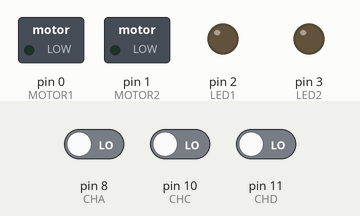
This sketch was run on a simulated Arduino Uno, built with avr-gcc and run on an emulated ATmega328P. Shown: switched loads named in the sketch (green lamp = pin HIGH), output pins drawn as LEDs (lit = HIGH). Inputs (shaded band) come from the test bench; at power-on: pin 10 (CHC) LOW, pin 11 (CHD) LOW, pin 8 (CHA) LOW.

Above: at 1.2 s.
1.3 s: pin 10 (CHC) driven HIGH and pin 11 (CHD) driven HIGH
At 2.0 s:
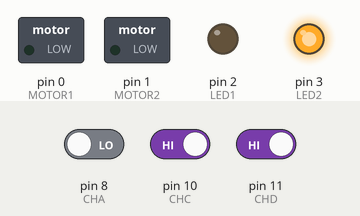
2.8 s: pin 10 (CHC) driven LOW
At 3.2 s:
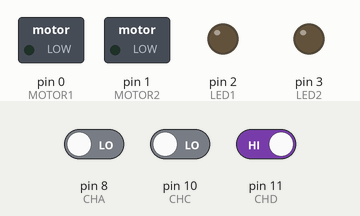
4.3 s: pin 10 (CHC) driven HIGH
At 5.5 s:
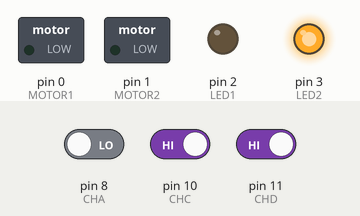
Timing chart, 0 to 7.3 s (numbered marks = the images above; inputs shaded):
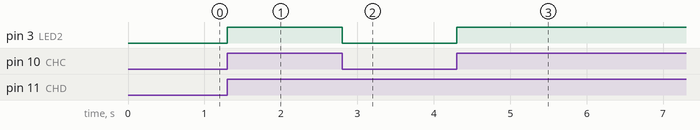

Measured:
- after the input at 1.3 s, pin 3 (LED2): LOW → HIGH at once
- after the input at 2.8 s, pin 3 (LED2): HIGH → LOW at once
- after the input at 4.3 s, pin 3 (LED2): LOW → HIGH at once

The sketch:

aula_operadores.ino
```cpp
#define CHA 8
#define CHB 9
#define CHC 10
#define CHD 11
#define CHE 12
#define LED1 2
#define LED2 3
#define MOTOR1 0
#define MOTOR2 1

void setup() {

pinMode (CHA,INPUT);
pinMode (CHB,INPUT);
pinMode (CHC,INPUT);
pinMode (CHD,INPUT);
pinMode (CHE,INPUT);
pinMode (LED1,OUTPUT);
pinMode (LED2,OUTPUT);
pinMode (MOTOR1,OUTPUT);
pinMode (MOTOR2,OUTPUT);


}

void loop() {


if(digitalRead(CHA)&&digitalRead(CHB))
{
  digitalWrite (LED1,1);
  digitalWrite (MOTOR1,1);
  digitalWrite (MOTOR2,1);
}
if(digitalRead(CHC)||digitalRead(CHD))
{
  digitalWrite (LED1,0);
  digitalWrite (MOTOR1,0);
  digitalWrite (MOTOR2,0);
}

if(digitalRead(CHC)&&(digitalRead(CHD)||digitalRead(CHE)))

{
  digitalWrite (LED2,1);
}

else

{
  digitalWrite (LED2,0);
}


}
```
